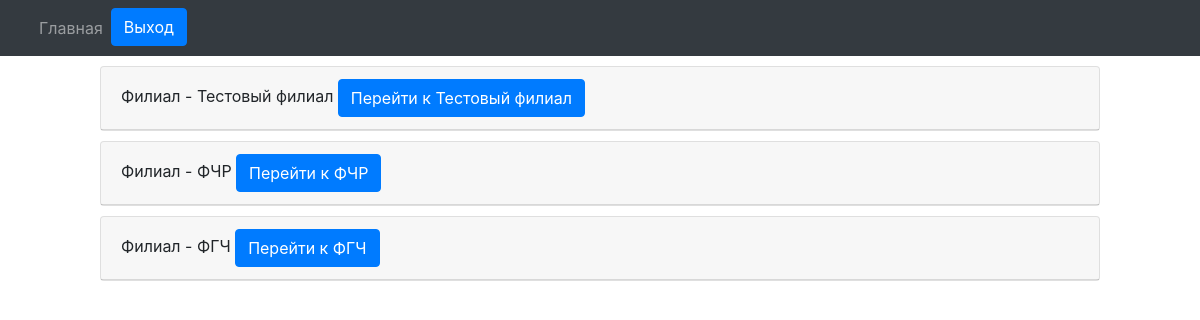
The app's page /paid_departure/filials/ (signed in) with its own data.
### engine/models.py (models this page shows, shortened)
class Filials(models.Model):
    name = models.CharField(max_length=128, verbose_name='Филиал')
    directory = models.CharField(max_length=128, verbose_name='Директория договоров филиала', default='/')

### engine/views.py (the view)
# urls.py: path('filials/', get_filials, name='get_filials'),
@login_required
def get_filials(request):
    if not request.user.has_perm('engine.view_reestr_oferts'):
        filials = Filials.objects.filter(name=request.user.filial)
    else:
        filials = Filials.objects.all()
    context = {
        'filials': filials
    }
    return render(request, 'orders/filials.html', context=context)

### engine/templates/orders/filials.html (shortened to what this page needs)
{% extends "orders/base.html" %}
{% block nav %}{% include "orders/nav.html" %}{% endblock %}
{% block content %}
<div>
    {% for filial in filials %}
</div>
<div class="card" style="margin: 10px 100px 10px 100px;">
    <div class="card-header">
      Филиал - {{ filial.name }}
      <a href="{% url 'get_orders' filial.pk %}" class="btn btn-primary">Перейти к {{ filial.name }}</a>
    </div>
    {% endfor %}
{% endblock %}

### records on screen
Filials: name "Тестовый филиал"
Filials: name "ФЧР"
Filials: name "ФГЧ"
